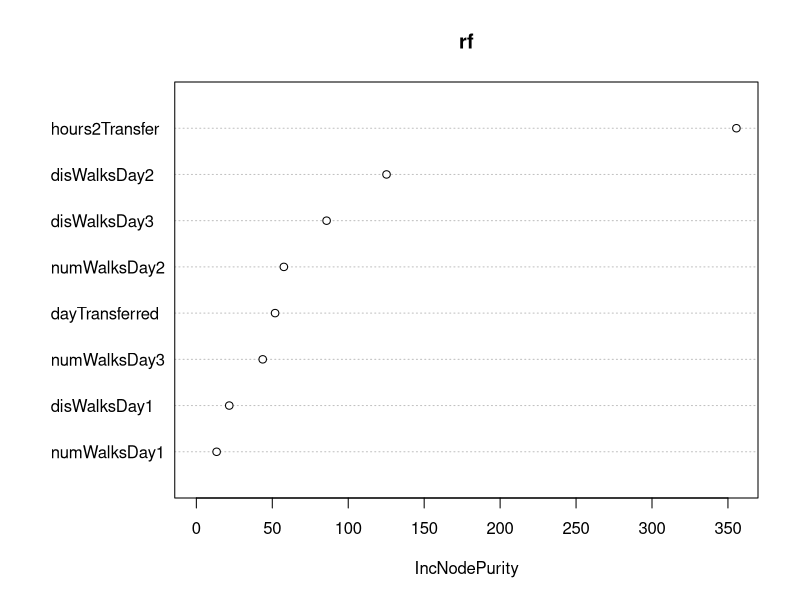
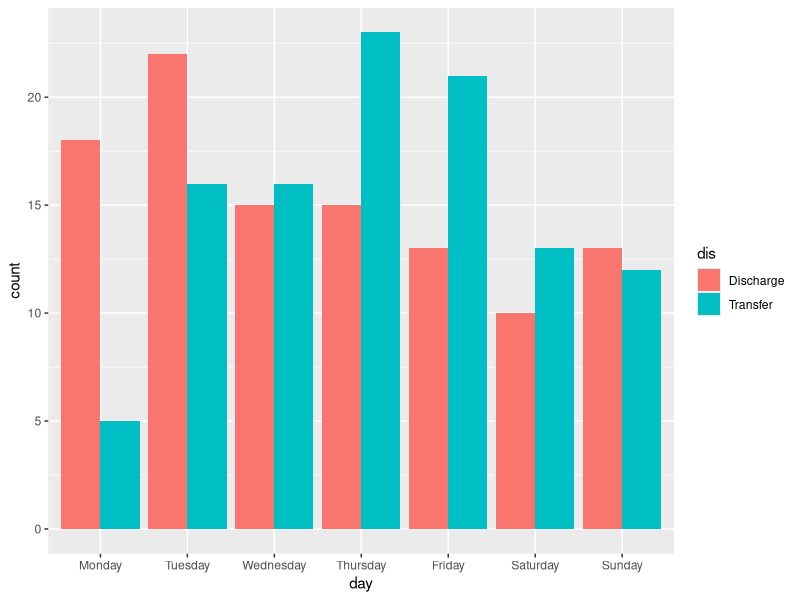
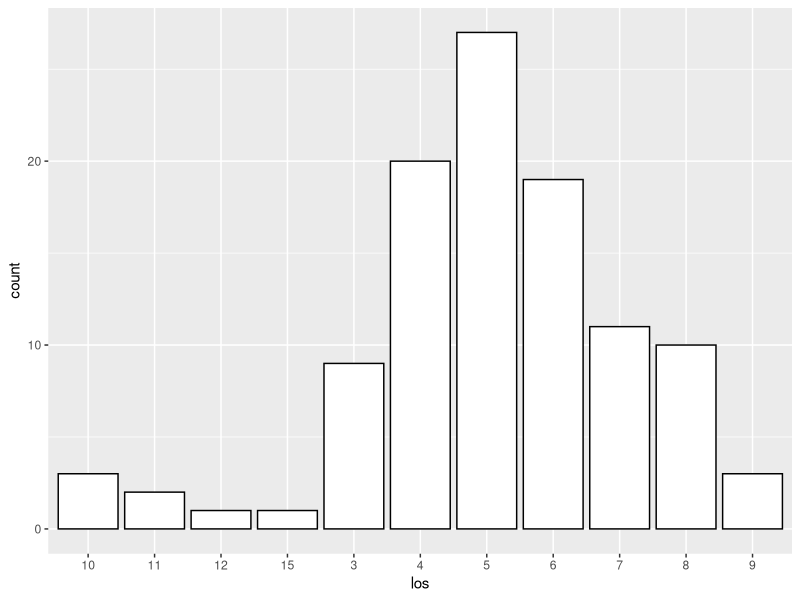
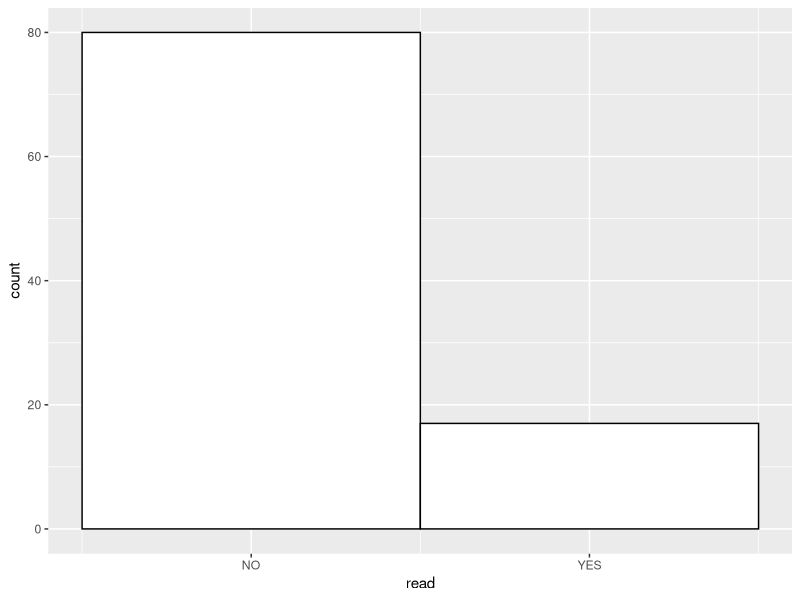
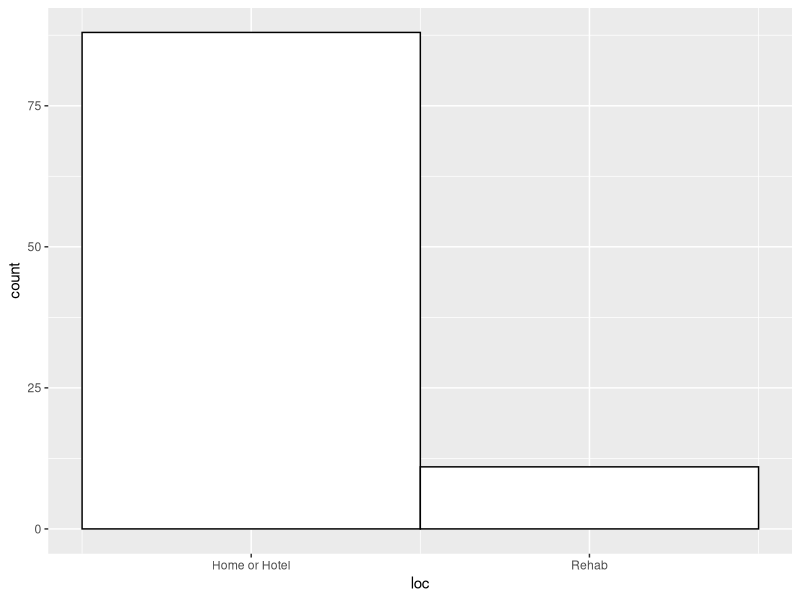
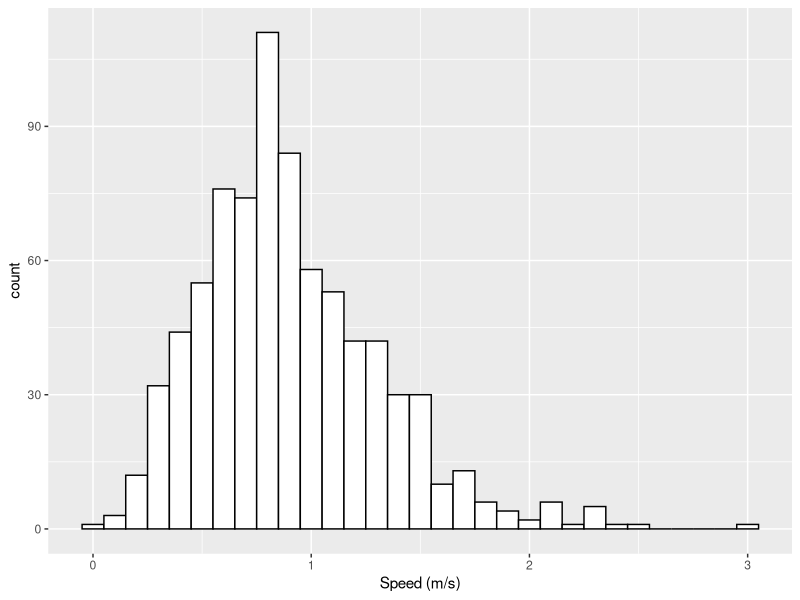
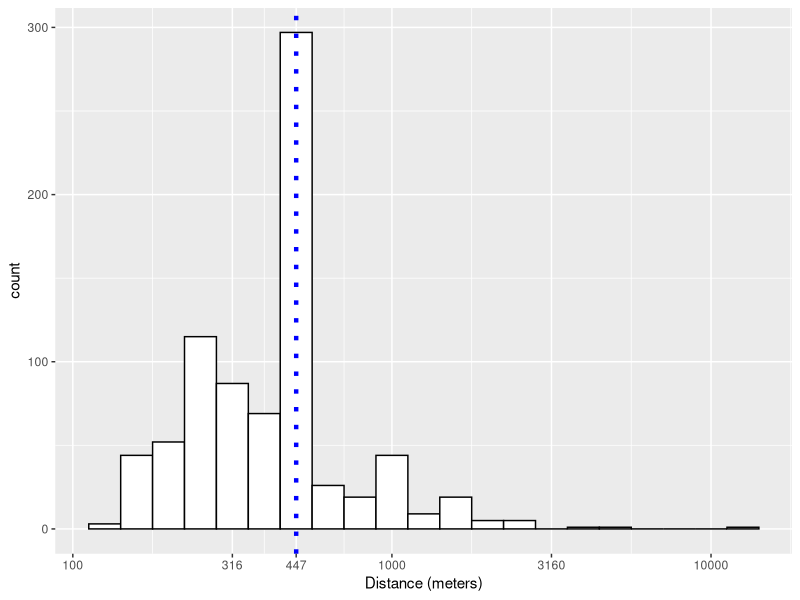
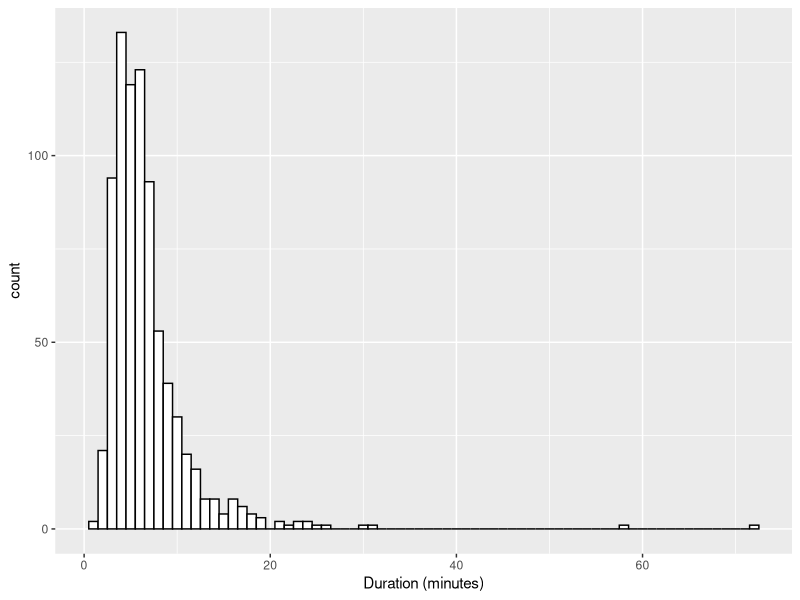

Write R code to recreate these figures, in order.
## ---- chunk 1
knitr::opts_chunk$set(echo = FALSE)

## Predicitve Modeling

#### FROM HISTORICAL
historical <- read.csv("data_files/historical_details_withdayonunit.csv",
                        header =TRUE)

distance = historical$distance
duration = historical$duration
speed = historical$speed

#### FROM FINAL COHORTS
finalPatients <- read.csv("data_files/Final_patients.csv",
                          header = FALSE, skip = 3)

finalPatients <- head(finalPatients,-3)

readmission = finalPatients$V4
location = finalPatients$V5
icu = finalPatients$V6

#### FROM PATIENT INFO 
## load data from local csv file
patientInfo <- read.csv("data_files/patient_info.csv",
               header =TRUE, skip = 1)

patientInfo <- patientInfo[c(1:106), ]

admissionDays = patientInfo$admission_date
dischargeDays = patientInfo$discharge_date
transferDays = patientInfo$transfer_date
firstAdmission = patientInfo$admission_date[1]

patientInfo$a2d <- (as.Date(transferDays, format="%m/%d/%Y") - as.Date(admissionDays, format="%m/%d/%Y"))
patientInfo$t2d <- (as.Date(dischargeDays, format="%m/%d/%Y") - as.Date(transferDays, format="%m/%d/%Y"))

patientInfo$before <- (as.Date(admissionDays, format="%m/%d/%Y") - as.Date(firstAdmission, format="%m/%d/%Y"))


for (i in 1:86){
  patID = strtoi(patientInfo$patient_ID[i])
  icunew = finalPatients$V6[patID]
  patientInfo$icuDay[i] <- icunew/24
  
}

print(strtoi(patientInfo$a2d[1]) > patientInfo$icuDay[1])
for (i in 1:106){
  if (strtoi(patientInfo$a2d[i])>patientInfo$icuDay[i]){
    patientInfo$a2i[i] <- strtoi(patientInfo$a2d[i]) - patientInfo$icuDay[i]
    
  } else {
    patientInfo$a2i[i] <- 0
  
  }
    
}

patientInfo$total <- patientInfo$a2i + patientInfo$icuDay + patientInfo$t2d

patientInfo$dischargeWeekday <- weekdays(as.Date(dischargeDays, '%m/%d/%Y'))
patientInfo$transferWeekday <- weekdays(as.Date(transferDays, '%m/%d/%Y'))

for (i in 1:106){
  patientInfo$stringPatient_ID[i] <- toString(patientInfo$patient_ID[i])
}

transferWeekdays = patientInfo$transferWeekday
weekdays = patientInfo$dischargeWeekday
lengthOfStay = patientInfo$length_of_stay.days.
transferCounts = rep(0, 7)
counts = rep(0, 7)

my.array <- array(counts, dim=c(1,7))

for (i in 1:length(weekdays)){
  
  if (identical(weekdays[i], "Monday")){
    
    counts[1] = counts[1] + 1
    
  } else if (identical(weekdays[i], "Tuesday")){
    
    counts[2] = counts[2] + 1
    
  } else if (identical(weekdays[i], "Wednesday")){
    
    counts[3] = counts[3] + 1
    
  } else if (identical(weekdays[i], "Thursday")){
    
    counts[4] = counts[4] + 1
    
  } else if (identical(weekdays[i], "Friday")){
    
    counts[5] = counts[5] + 1
    
  } else if (identical(weekdays[i], "Saturday")){
    
    counts[6] = counts[6] + 1
    
  } else if (identical(weekdays[i], "Sunday")){
    
    counts[7] = counts[7] + 1
    
  } else {
    
  }
  
} 

for (i in 1:length(transferWeekdays)){
  
  if (identical(transferWeekdays[i], "Monday")){
    
    transferCounts[1] = transferCounts[1] + 1
    
  } else if (identical(transferWeekdays[i], "Tuesday")){
    
    transferCounts[2] = transferCounts[2] + 1
    
  } else if (identical(transferWeekdays[i], "Wednesday")){
    
    transferCounts[3] = transferCounts[3] + 1
    
  } else if (identical(transferWeekdays[i], "Thursday")){
    
    transferCounts[4] = transferCounts[4] + 1
    
  } else if (identical(transferWeekdays[i], "Friday")){
    
    transferCounts[5] = transferCounts[5] + 1
    
  } else if (identical(transferWeekdays[i], "Saturday")){
    
    transferCounts[6] = transferCounts[6] + 1
    
  } else if (identical(transferWeekdays[i], "Sunday")){
    
    transferCounts[7] = transferCounts[7] + 1
    
  } else {
    
  }
  
} 
df2 <- data.frame(dis=rep(c("Discharge", "Transfer"), each=7),
                day= rep(c("Monday", "Tuesday","Wednesday","Thursday","Friday", "Saturday","Sunday")), 2,
                count=c(counts, transferCounts))
df2$day <- factor(df2$day, levels=c("Monday", "Tuesday","Wednesday","Thursday","Friday", "Saturday","Sunday"))
head(df2)

df3 <- data.frame(los=lengthOfStay)
head(df3)

readmission <- head(readmission,-3)
df4 <- data.frame(read=readmission)
head(df4)

location <- head(location,-1)
df5 <- data.frame(loc=location)
head(df5)

df6 <- data.frame(spe=speed)
head(df6)

df7 <- data.frame(dis=distance)
head(df7)

df8 <- data.frame(dur=duration)
head(df8)

df9 <- data.frame(id=c(patientInfo$stringPatient_ID),
                  a2i= c(patientInfo$a2i),
                  icuDay=c(patientInfo$icuDay),
                  t2d = c(patientInfo$t2d), 
                  total = c(patientInfo$total))

head(df9)

df9 <- head(df9,-20)
attach(df9)
df9 <- df9[order(total) , ] 
df9$total <- NULL


library(reshape2)
DF9 <- melt(df9)
DF9$id <- rep(1:86, times = 3)
DF9$variable <- factor(DF9$variable, levels=c("t2d", "icuDay","a2i"))


df10 <- data.frame(id=c(1:86),
                  a2i= c(patientInfo$a2i[1:86]),
                  icuDay=c(patientInfo$icuDay[1:86]),
                  t2d = c(patientInfo$t2d[1:86]), 
                  before = c(patientInfo$before[1:86]))

head(df10)

#df10 <- head(df10,-20)
attach(df10)

library(reshape2)
DF10 <- melt(df10, id.vars = c("id"))
DF10$variable <- factor(DF10$variable, levels=c("t2d", "icuDay","a2i", "before"))

for (i in 1:106){
  
  numWalksDay1 = 0
  disWalksDay1 = 0
  numWalksDay2 = 0
  disWalksDay2 = 0
  numWalksDay3 = 0
  disWalksDay3 = 0
  
  for (x in 1:795){
    
    
    if (strtoi(patientInfo$patient_ID[i]) == historical$patient_ID[x]){
      
      if (historical$Day.on.Unit[x] == 1) {
        
        numWalksDay1 = numWalksDay1 + 1
        disWalksDay1 = disWalksDay1 + historical$distance[x]
        
      } else if (historical$Day.on.Unit[x] == 2){
        
        numWalksDay2 = numWalksDay2 + 1
        disWalksDay2 = disWalksDay2 + historical$distance[x]
        
      } else if (historical$Day.on.Unit[x] == 3){
        
        numWalksDay3 = numWalksDay3 + 1
        disWalksDay3 = disWalksDay3 + historical$distance[x]
        
      } 
     
      
    }
    
  }
  
    patientInfo$numWalksDay1[i] <- numWalksDay1
    patientInfo$disWalksDay1[i] <- disWalksDay1
    patientInfo$numWalksDay2[i] <- numWalksDay2
    patientInfo$disWalksDay2[i] <- disWalksDay2
    patientInfo$numWalksDay3[i] <- numWalksDay3
    patientInfo$disWalksDay3[i] <- disWalksDay3
  
}

df11 <- data.frame(id=c(patientInfo$stringPatient_ID),
                  afterDay3= c(patientInfo$total - 3),
                  hours2Transfer=c(patientInfo$a2i + patientInfo$icuDay),
                  dayTransferred = c(patientInfo$transferWeekday), 
                  numWalksDay1 = c(patientInfo$numWalksDay1),
                  disWalksDay1 = c(patientInfo$disWalksDay1),
                  numWalksDay2 = c(patientInfo$numWalksDay2),
                  disWalksDay2 = c(patientInfo$disWalksDay2),
                  numWalksDay3 = c(patientInfo$numWalksDay3),
                  disWalksDay3 = c(patientInfo$disWalksDay3))

library(randomForest)
set.seed(100)
trainRowCount <- floor(0.8 * nrow(df11))
trainIndex <- sample(1:nrow(df11), trainRowCount)
train <- df11[trainIndex,]
test <- df11[-trainIndex,]
predictorColumns <- c("hours2Transfer", "dayTransferred", "numWalksDay1", "disWalksDay1", "numWalksDay2", "disWalksDay2", "numWalksDay3", "disWalksDay3")
rf <- randomForest(afterDay3 ~ hours2Transfer + dayTransferred + numWalksDay1 + disWalksDay1 + numWalksDay2 + disWalksDay2 + numWalksDay3 + disWalksDay3, data = train, ntree=100, importance = TRUE)
print(rf)
predictions <- predict(rf, test[predictorColumns])
#mean((test["afterDay3"] - predictions)^2)
varImpPlot(rf,type=2)
## ---- chunk 2
library(ggplot2)
ggplot(data=df2, aes(x=day, y=count, fill=dis)) +
geom_bar(stat="identity", position=position_dodge())
## ---- chunk 3
ggplot(df3, aes(x=los)) + 
  geom_histogram(color="black", fill="white", binwidth=1, stat = "count") 
## ---- chunk 4
ggplot(df4, aes(x=read))  +
  geom_histogram(color="black", fill="white", binwidth=1) + scale_x_continuous(breaks=c(0,1), labels=c("NO", "YES"))
## ---- chunk 5
ggplot(df5, aes(x=loc))  +
  geom_histogram(color="black", fill="white", binwidth=1) + scale_x_continuous(breaks=c(0,1), labels=c("Home or Hotel", "Rehab"))
## ---- chunk 6
ggplot(df6, aes(x=spe))  +
  geom_histogram(color="black", fill="white", binwidth=0.1) + labs(x = "Speed (m/s)")
## ---- chunk 7
ggplot(log10(df7), aes(x=dis))  +
  geom_histogram(color="black", fill="white", binwidth=0.1) +
scale_x_continuous(breaks=c(2,2.5,2.7,3,3.5,4), labels=c("100","316",  "447","1000","3160", "10000")) + labs(x = "Distance (meters)") + geom_vline(xintercept = 2.7, linetype="dotted", 
                color = "blue", size=1.5)
## ---- chunk 8
ggplot(df8/60, aes(x=dur))  +
  geom_histogram(color="black", fill="white", binwidth=1) + labs(x = "Duration (minutes)")
## ---- chunk 9
#DF9[, 3] <- log(24*DF9[3])
ggplot(DF9, aes(x = id, y = value, fill = variable)) +
  geom_bar(stat = "identity") + labs(y = "Time (Day)") + labs(x = "Patient") + scale_x_continuous(breaks=c(0), labels=c(""))
## ---- chunk 10
ggplot(DF10, aes(x = id, y = value, fill = variable)) +
  geom_bar(stat = "identity") + scale_y_continuous(breaks=c(0, 586), labels=c("08/22/16", "01/27/19")) + labs(y = "Day") + coord_flip() + scale_fill_manual(values = c("Green","Yellow", "Red", "#e8e8e8"))
